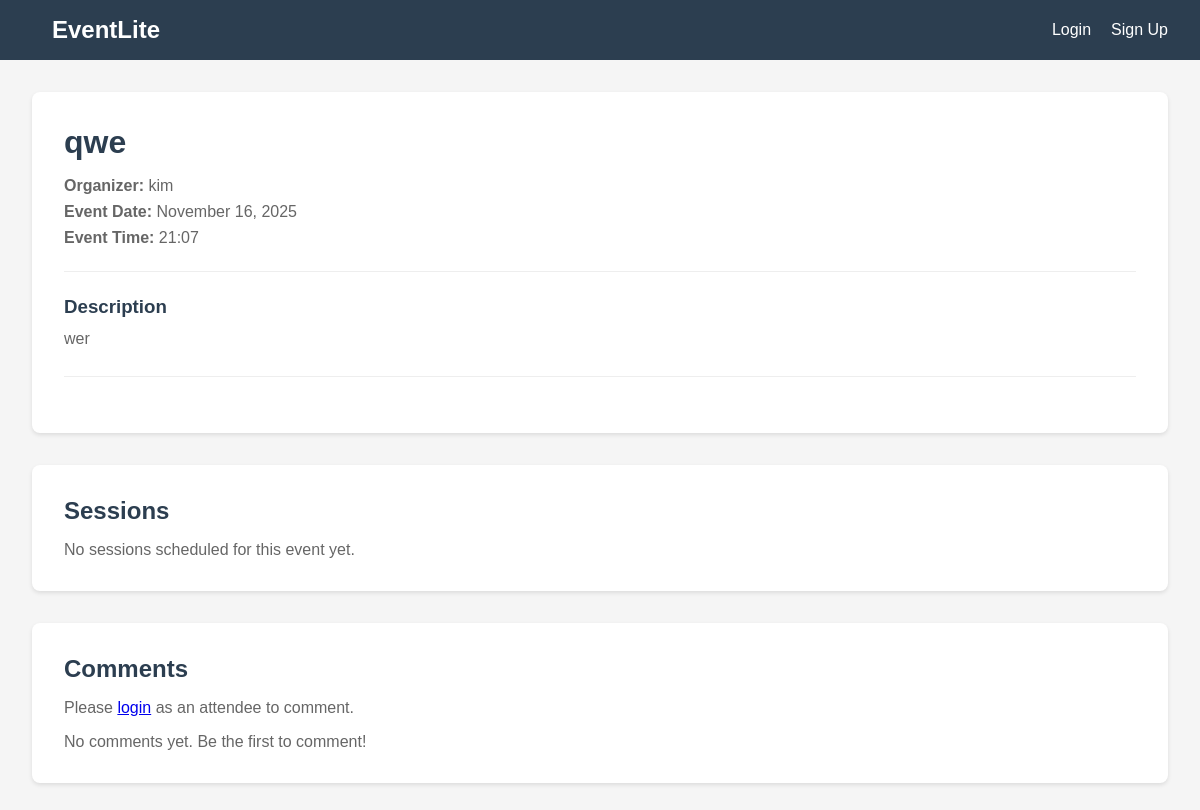
Before: /events/3/ with the older database file.
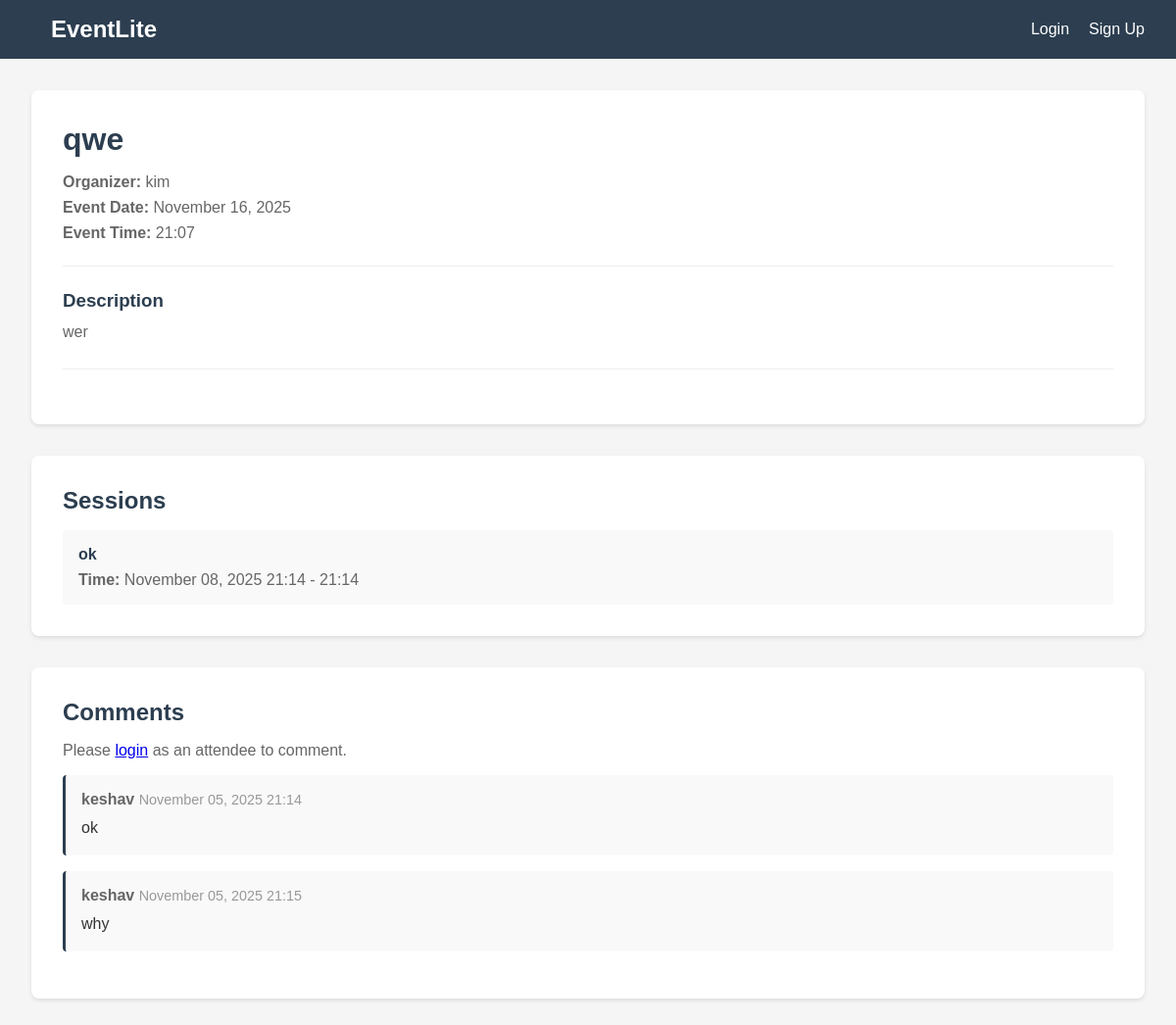
After: the same page with the newer database file.
### events/models.py (models this page shows, shortened)
class Session(models.Model):
    event = models.ForeignKey(Event, on_delete=models.CASCADE, related_name='sessions')
    title = models.CharField(max_length=200)
    starts_at = models.DateTimeField()
    ends_at = models.DateTimeField()

class Comment(models.Model):
    event = models.ForeignKey(Event, on_delete=models.CASCADE, related_name='comments')
    author = models.ForeignKey(User, on_delete=models.CASCADE, related_name='comments')
    body = models.TextField()
    created_at = models.DateTimeField(auto_now_add=True)

### events/views.py (the view)
# urls.py: path('events/<int:pk>/', EventDetailView.as_view(), name='event_detail'),
class EventDetailView(DetailView):
    model = Event
    template_name = 'events/event_detail.html'
    context_object_name = 'event'
    def get_queryset(self):
        return Event.objects.select_related('organizer').prefetch_related(
            'sessions',
            'comments__author',
            'bookmarks'
        )
    def get_context_data(self, **kwargs):
        context = super().get_context_data(**kwargs)
        if self.request.user.is_authenticated:
            context['is_bookmarked'] = Bookmark.objects.filter(
                user=self.request.user,
                event=self.object
            ).exists()
        else:
            context['is_bookmarked'] = False
        return context

### events/context_processors.py (called while the page is built)
def global_counts(request):
    context = {}
    if request.user.is_authenticated:
        context['unread_notifications_count'] = Notification.objects.filter(
            user=request.user,
            is_read=False
        ).count()
        if hasattr(request.user, 'profile') and request.user.profile.role == 'ATTENDEE':
            context['my_bookmarks_count'] = Bookmark.objects.filter(user=request.user).count()
        else:
            context['my_bookmarks_count'] = 0
    else:
        context['unread_notifications_count'] = 0
        context['my_bookmarks_count'] = 0
    return context

### events/templates/events/event_detail.html (shortened to what this page needs)
{% extends 'events/base.html' %}
{% block content %}
<div style="background: white; padding: 2rem; border-radius: 8px; box-shadow: 0 2px 4px rgba(0,0,0,0.1); margin-bottom: 2rem;">
    <h1 style="color: #2c3e50; margin-bottom: 1rem;">{{ event.title }}</h1>
    <p style="color: #666; margin-bottom: 0.5rem;">
        <strong>Organizer:</strong> {{ event.organizer.username }}
    </p>
    <p style="color: #666; margin-bottom: 0.5rem;">
        <strong>Event Date:</strong> {{ event.starts_at|date:"F d, Y" }}
    </p>
    <p style="color: #666; margin-bottom: 1rem;">
        <strong>Event Time:</strong> {{ event.starts_at|date:"H:i" }}
    </p>
    <div style="margin-top: 1.5rem; margin-bottom: 1.5rem; padding-top: 1.5rem; border-top: 1px solid #eee;">
        <h3 style="color: #2c3e50; margin-bottom: 0.5rem;">Description</h3>
        <p style="color: #666; line-height: 1.6;">{{ event.description }}</p>
    </div>
    <div style="margin-top: 1.5rem; padding-top: 1.5rem; border-top: 1px solid #eee; display: flex; gap: 1rem; align-items: center;">
    </div>
</div>
<div style="background: white; padding: 2rem; border-radius: 8px; box-shadow: 0 2px 4px rgba(0,0,0,0.1); margin-bottom: 2rem;">
    <h2 style="color: #2c3e50; margin-bottom: 1rem;">Sessions</h2>
    {% if event.sessions.all %}
        <div style="display: grid; gap: 1rem;">
            {% for session in event.sessions.all %}
                <div style="padding: 1rem; background-color: #f9f9f9; border-radius: 4px;">
                    <h4 style="margin-bottom: 0.5rem; color: #2c3e50;">{{ session.title }}</h4>
                    <p style="color: #666; margin: 0;">
                        <strong>Time:</strong> {{ session.starts_at|date:"F d, Y H:i" }} - {{ session.ends_at|date:"H:i" }}
                    </p>
                </div>
            {% endfor %}
        </div>
    {% else %}
        <p style="color: #666;">No sessions scheduled for this event yet.</p>
    {% endif %}
</div>
<div style="background: white; padding: 2rem; border-radius: 8px; box-shadow: 0 2px 4px rgba(0,0,0,0.1);">
    <h2 style="color: #2c3e50; margin-bottom: 1rem;">Comments</h2>
    {% if user.is_authenticated and user.profile.role == 'ATTENDEE' %}
        <form id="comment-form" style="margin-bottom: 2rem;">
            {% csrf_token %}
            <textarea id="comment-body" name="body" rows="3" placeholder="Write a comment..."
                      style="width: 100%; padding: 0.5rem; border: 1px solid #ddd; border-radius: 4px; margin-bottom: 0.5rem; font-family: Arial, sans-serif;"></textarea>
            <button type="submit" style="padding: 0.5rem 1rem; background-color: #2c3e50; color: white; border: none; border-radius: 4px; cursor: pointer;">
                Post Comment
            </button>
        </form>
    {% elif not user.is_authenticated %}
        <p style="color: #666; margin-bottom: 1rem;">Please <a href="{% url 'login' %}">login</a> as an attendee to comment.</p>
    {% endif %}
    <div id="comments-list">
        {% for comment in event.comments.all %}
            <div class="comment-item" style="padding: 1rem; margin-bottom: 1rem; background-color: #f9f9f9; border-radius: 4px; border-left: 3px solid #2c3e50;">
                <p style="margin-bottom: 0.5rem; color: #666;">
                    <strong>{{ comment.author.username }}</strong>
                    <span style="font-size: 0.9rem; color: #999;">{{ comment.created_at|date:"F d, Y H:i" }}</span>
                </p>
                <p style="color: #333; line-height: 1.5;">{{ comment.body }}</p>
            </div>
        {% empty %}
            <p style="color: #666;">No comments yet. Be the first to comment!</p>
        {% endfor %}
    </div>
</div>
{% endblock %}

Changed rows visible on the page:
added Session: title "ok", starts_at "November 08, 2025 21:14", ends_at "21:14"
added Comment: author.username "keshav", created_at "November 05, 2025 21:14", body "ok"
added Comment: author.username "keshav", created_at "November 05, 2025 21:15", body "why"
Other visible differences:
text no longer shown: "No sessions scheduled for this event yet. No comments yet. Be the first to comment!"
